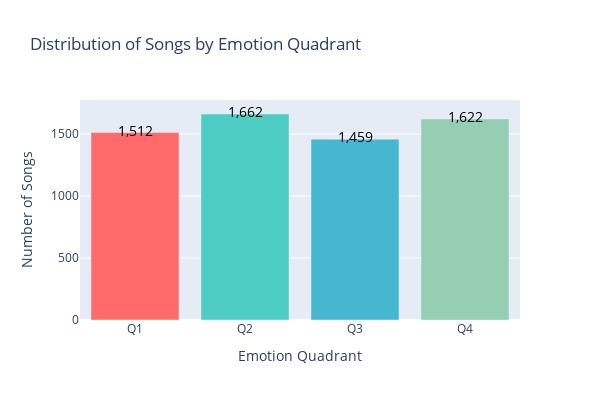

The notebook cell this image was saved under:
### Code cell
# Create quadrant distribution bar chart
quadrant_counts = complete_df['quadrant'].value_counts().sort_index()

fig = px.bar(
    x=quadrant_counts.index,
    y=quadrant_counts.values,
    title='Distribution of Songs by Emotion Quadrant',
    labels={'x': 'Emotion Quadrant', 'y': 'Number of Songs'},
    color=quadrant_counts.index,
    color_discrete_map={
        'Q1': '#ff6b6b',
        'Q2': '#4ecdc4', 
        'Q3': '#45b7d1',
        'Q4': '#96ceb4'
    }
)

# Add value labels on bars
for i, (quadrant, count) in enumerate(quadrant_counts.items()):
    fig.add_annotation(
        x=quadrant,
        y=count + 20,
        text=f"{count:,}",
        showarrow=False,
        font=dict(size=14, color="black")
    )

fig.update_layout(
    showlegend=False,
    width=600,
    height=400
)

fig.show()

# Print detailed statistics
print("📈 Quadrant Statistics:")
for quadrant in ['Q1', 'Q2', 'Q3', 'Q4']:
    count = quadrant_counts.get(quadrant, 0)
    percentage = (count / len(complete_df)) * 100
    print(f"  {quadrant}: {count:,} songs ({percentage:.1f}%)")
    
    if quadrant == 'Q1':
        print("      (High Arousal, High Valence - Excited/Happy)")
    elif quadrant == 'Q2':
        print("      (High Arousal, Low Valence - Angry/Agitated)")
    elif quadrant == 'Q3':
        print("      (Low Arousal, Low Valence - Sad/Depressed)")
    elif quadrant == 'Q4':
        print("      (Low Arousal, High Valence - Calm/Peaceful)")

### Figure 1 — Plotly figure (JSON) as saved in the notebook; plotly's stock layout.template omitted (floating-point values rounded to 4 significant figures)
{"data": [{"hovertemplate": "color=Q1<br>Emotion Quadrant=%{x}<br>Number of Songs=%{y}<extra></extra>", "legendgroup": "Q1", "marker": {"color": "#ff6b6b", "pattern": {"shape": ""}}, "name": "Q1", "orientation": "v", "showlegend": true, "textposition": "auto", "type": "bar", "x": ["Q1"], "xaxis": "x", "y": [1512], "yaxis": "y"}, {"hovertemplate": "color=Q2<br>Emotion Quadrant=%{x}<br>Number of Songs=%{y}<extra></extra>", "legendgroup": "Q2", "marker": {"color": "#4ecdc4", "pattern": {"shape": ""}}, "name": "Q2", "orientation": "v", "showlegend": true, "textposition": "auto", "type": "bar", "x": ["Q2"], "xaxis": "x", "y": [1662], "yaxis": "y"}, {"hovertemplate": "color=Q3<br>Emotion Quadrant=%{x}<br>Number of Songs=%{y}<extra></extra>", "legendgroup": "Q3", "marker": {"color": "#45b7d1", "pattern": {"shape": ""}}, "name": "Q3", "orientation": "v", "showlegend": true, "textposition": "auto", "type": "bar", "x": ["Q3"], "xaxis": "x", "y": [1459], "yaxis": "y"}, {"hovertemplate": "color=Q4<br>Emotion Quadrant=%{x}<br>Number of Songs=%{y}<extra></extra>", "legendgroup": "Q4", "marker": {"color": "#96ceb4", "pattern": {"shape": ""}}, "name": "Q4", "orientation": "v", "showlegend": true, "textposition": "auto", "type": "bar", "x": ["Q4"], "xaxis": "x", "y": [1622], "yaxis": "y"}], "layout": {"annotations": [{"font": {"color": "black", "size": 14}, "showarrow": false, "text": "1,512", "x": "Q1", "y": 1532}, {"font": {"color": "black", "size": 14}, "showarrow": false, "text": "1,662", "x": "Q2", "y": 1682}, {"font": {"color": "black", "size": 14}, "showarrow": false, "text": "1,459", "x": "Q3", "y": 1479}, {"font": {"color": "black", "size": 14}, "showarrow": false, "text": "1,622", "x": "Q4", "y": 1642}], "barmode": "relative", "height": 400, "legend": {"title": {"text": "color"}, "tracegroupgap": 0}, "showlegend": false, "title": {"text": "Distribution of Songs by Emotion Quadrant"}, "width": 600, "xaxis": {"anchor": "y", "domain": [0, 1], "title": {"text": "Emotion Quadrant"}}, "yaxis": {"anchor": "x", "domain": [0, 1], "title": {"text": "Number of Songs"}}}}
